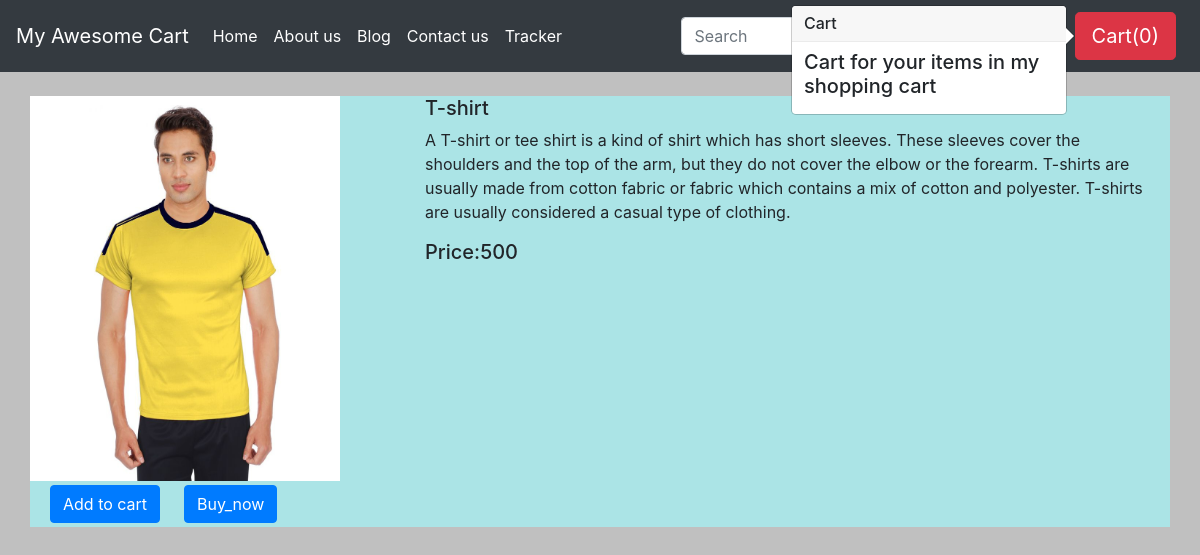
The page /shop/productdetails/15 on the database its author committed.
### myapp/models.py (models this page shows, shortened)
class productdetails(models.Model):
    Product_id = models.AutoField
    Product_name = models.CharField(max_length=100)
    Product_desc = models.CharField(max_length=10000)
    category = models.CharField(max_length=50, default="")
    Sub_category = models.CharField(max_length=50, default="")
    Price = models.IntegerField(default=0)
    product_date = models.DateField()
    image = models.ImageField(upload_to="Shops/images", default="")
    quantities = models.IntegerField(default=0)

### myapp/views.py (the view)
# urls.py: path("productdetails/<int:myid>", views.productView, name="productView"),
def productView(request, myid):
    Maindata = productdetails.objects.filter(id=myid)
    product = {"data": Maindata}
    return render(request, "Shops/productdetails.html", product)

### myapp/templates/Shops/productdetails.html (shortened to what this page needs)
{% extends 'Shops/Basic.html' %}
{% block body %}
{% for i in data %}
<div class="container my-4">
    <div class="row">
        <div class="col-md-4">
            <div class="row">
                <img src="/media//{{i.image}}" width="310px" height="385px">
                {% if i.quantities != 0 %}
                <span id="divpr{{i.id}}" class="divpr">
                    <button id=pr{{i.id}} class="btn btn-primary cart">Add to cart</button>
                </span>
                <a href="/shop/Checkout"><button id="qv{{i.id}}" class="btn btn-primary mt=200px">Buy_now</button></a>
                {% endif %}
            </div>
        </div>
        <div class="col-md-8">
            <h5 id="namepr{{i.id}}">{{i.Product_name}}</h5>
            <p>{{i.Product_desc}}</p>
            <h5 class="card-title">Price:<span id="pricepr{{i.id}}">{{i.Price}}</span></h5>
        </div>
    </div>
</div>
{% endfor %}
{% endblock %}

### myapp/templates/Shops/Basic.html (style rules this page uses)
body { background-color: rgb(192, 192, 192); }
.container { background-color: rgb(171, 228, 230); }
.btn { margin-left: 20px; }
button, input, optgroup, select, textarea { margin: 4px; }

### rows shown on the page
productdetails: image (picture), Product_name "T-shirt", Product_desc "A T-shirt or tee shirt is a kind of shirt which has short sleeves. These sleeves cover the shoulders and the top of the arm, but they do not cover the elbow or the forearm. T-shirts are usually made from cotton fabric or fabric which contains a mix of cotton and polyester. T-shirts are usually considered a casual type of clothing.", Price "500"
